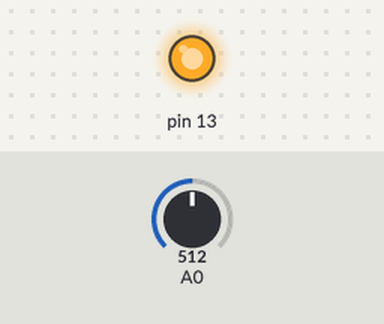
Recording of a sketch running on a simulated Arduino Uno, built with avr-gcc and run on an emulated ATmega328P. Parts: output pins drawn as LEDs (lit = HIGH). The test bench sets the inputs (shaded band); at power-on: A0 = 512.

Above: at 1.2 s.
1.3 s: A0 set to 493
At 2.1 s:
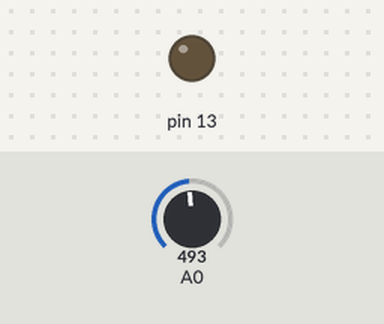
2.8 s: A0 set to 510
At 3.2 s:
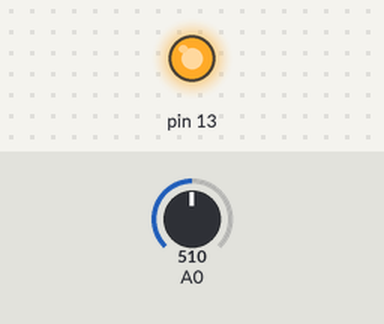
4.3 s: A0 set to 490
At 5.6 s:
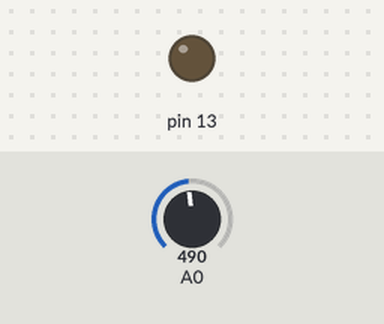
Timing chart, 0 to 7.3 s (numbered marks = the images above; inputs shaded):
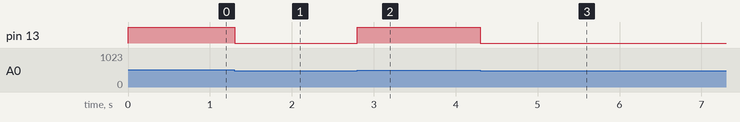

The sketch:

Automatic_Street_Light_Logic.ino
```cpp
void setup()
{
  pinMode(13,OUTPUT);
}

void loop()
{
  int value = analogRead(A0);
  if(value > 500)
  {
    digitalWrite(13,HIGH);
  }
  else
  {
    digitalWrite(13,LOW);
  }
}
```

Measured:
- the behaviour switches between 501 and 500 on A0 (found by bisection; images 0 and 1)
- after the input at 1.3 s, pin 13: HIGH → LOW at once
- after the input at 2.8 s, pin 13: LOW → HIGH at once
- after the input at 4.3 s, pin 13: HIGH → LOW at once
